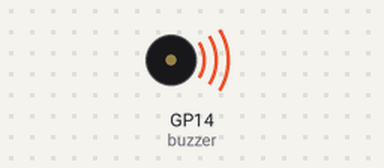
The program below on a simulated Raspberry Pi Pico running MicroPython. On the bench: buzzer (waves = sounding). At 4.5 s the program stops and its outputs stay as they are.

Above: at 0.1 s.
At 4.6 s:
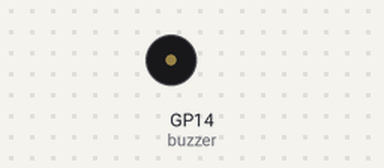
Timing chart, 0 to 6.0 s (numbered marks = the images above):
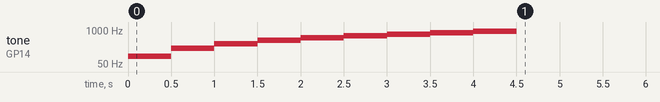

Measured:
- by itself, tone on GP14 (buzzer): plays 100 Hz for 0.50 s, 200 Hz for 0.50 s, 300 Hz for 0.50 s, 400 Hz for 0.50 s, 500 Hz for 0.50 s, 600 Hz for 0.50 s … (9 notes in this stretch)

The program:

13_buzzerFre.py
```python
from machine import Pin, PWM
from utime import sleep

buzzer = PWM(Pin(14))

for i in range(100,1000,100):
    buzzer.freq(i)#變的是頻率喲！
    buzzer.duty_u16(1000)#聲量不變
    sleep(0.5)
    buzzer.duty_u16(0)
```
